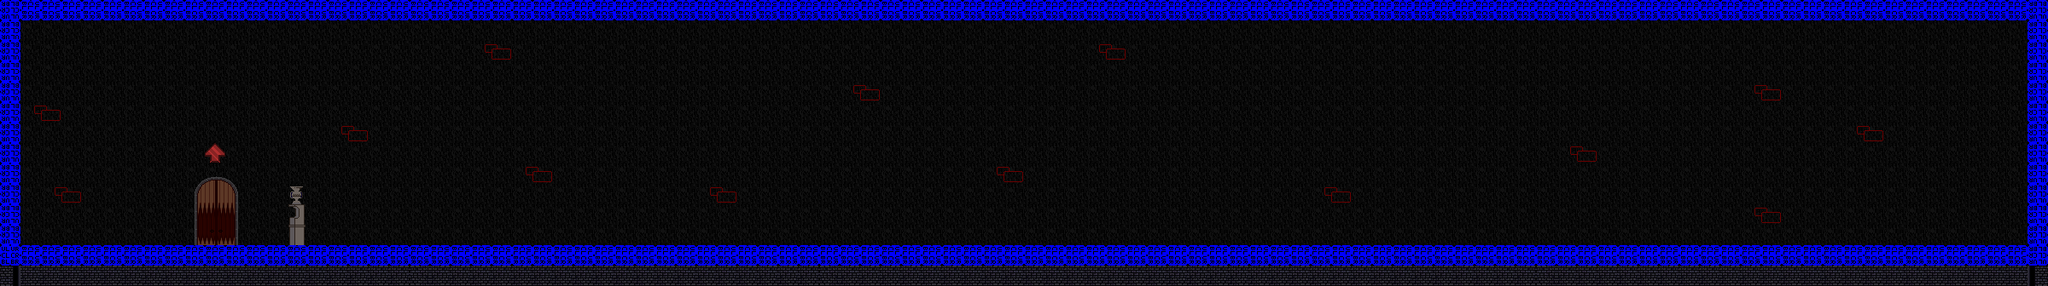

The image is a tile-based game level rendered from a .tmx file. Its description and source (layers, tilesets, objects; grid data summarised) follow:
An orthogonal 100x14 tile map with 24x24 px tiles, 5 tile layers (wall, pillar, floor, features, ...), 2 tilesets and 4 objects (sprite, material, door, vehicle).

<map version="1.0" orientation="orthogonal" width="100" height="14" tilewidth="24" tileheight="24">
 <properties>
  <property name="autosave" value="false" />
  <property name="blue" value="0" />
  <property name="green" value="0" />
  <property name="offset" value="0" />
  <property name="overworldName" value="caverns" />
  <property name="red" value="0" />
  <property name="soundtrack" value="castle" />
 </properties>
 <tileset firstgid="1" name="castle-hawkthorne" tilewidth="24" tileheight="24">
  <image source="../images/tilesets/castle-hawkthorne.png" width="384" height="1200" />
 </tileset>
 <tileset firstgid="801" name="collisions" tilewidth="24" tileheight="24">
  <image source="../images/tilesets/collisions.png" width="632" height="512" />
 </tileset>
 <layer name="wall" width="100" height="14" opacity="0.38">
  <data>[1400 cells, 1400 non-empty, 5 distinct tile ids]</data>
 </layer>
 <layer name="pillar" width="100" height="14">
  <data>[1400 cells, 53 non-empty, 5 distinct tile ids]</data>
 </layer>
 <layer name="floor" width="100" height="14">
  <data>[1400 cells, 300 non-empty, 6 distinct tile ids]</data>
 </layer>
 <layer name="features" width="100" height="14">
  <data>[1400 cells, 16 non-empty, 16 distinct tile ids]</data>
 </layer>
 <layer name="collision" width="100" height="14">
  <data>[1400 cells, 222 non-empty, 1 distinct tile ids]</data>
 </layer>
 <objectgroup color="#a41f05" name="nodes" width="100" height="14" visible="0">
  <object type="sprite" x="336" y="192" width="24" height="24">
   <properties>
    <property name="animation" value="1-3,1" />
    <property name="height" value="24" />
    <property name="sheet" value="images/sprites/castle/flame.png" />
    <property name="width" value="24" />
   </properties>
  </object>
  <object name="keyshardtop" type="material" x="168" y="264" width="24" height="24">
   <properties>
    <property name="info" value="You found the top half of a key!" />
   </properties>
  </object>
  <object name="main" type="door" x="230" y="216" width="47" height="72">
   <properties>
    <property name="level" value="castle-hawkthorne" />
    <property name="to" value="room3" />
   </properties>
  </object>
  <object name="helicopter" type="vehicle" x="408" y="264" width="24" height="24" />
 </objectgroup>
</map>
